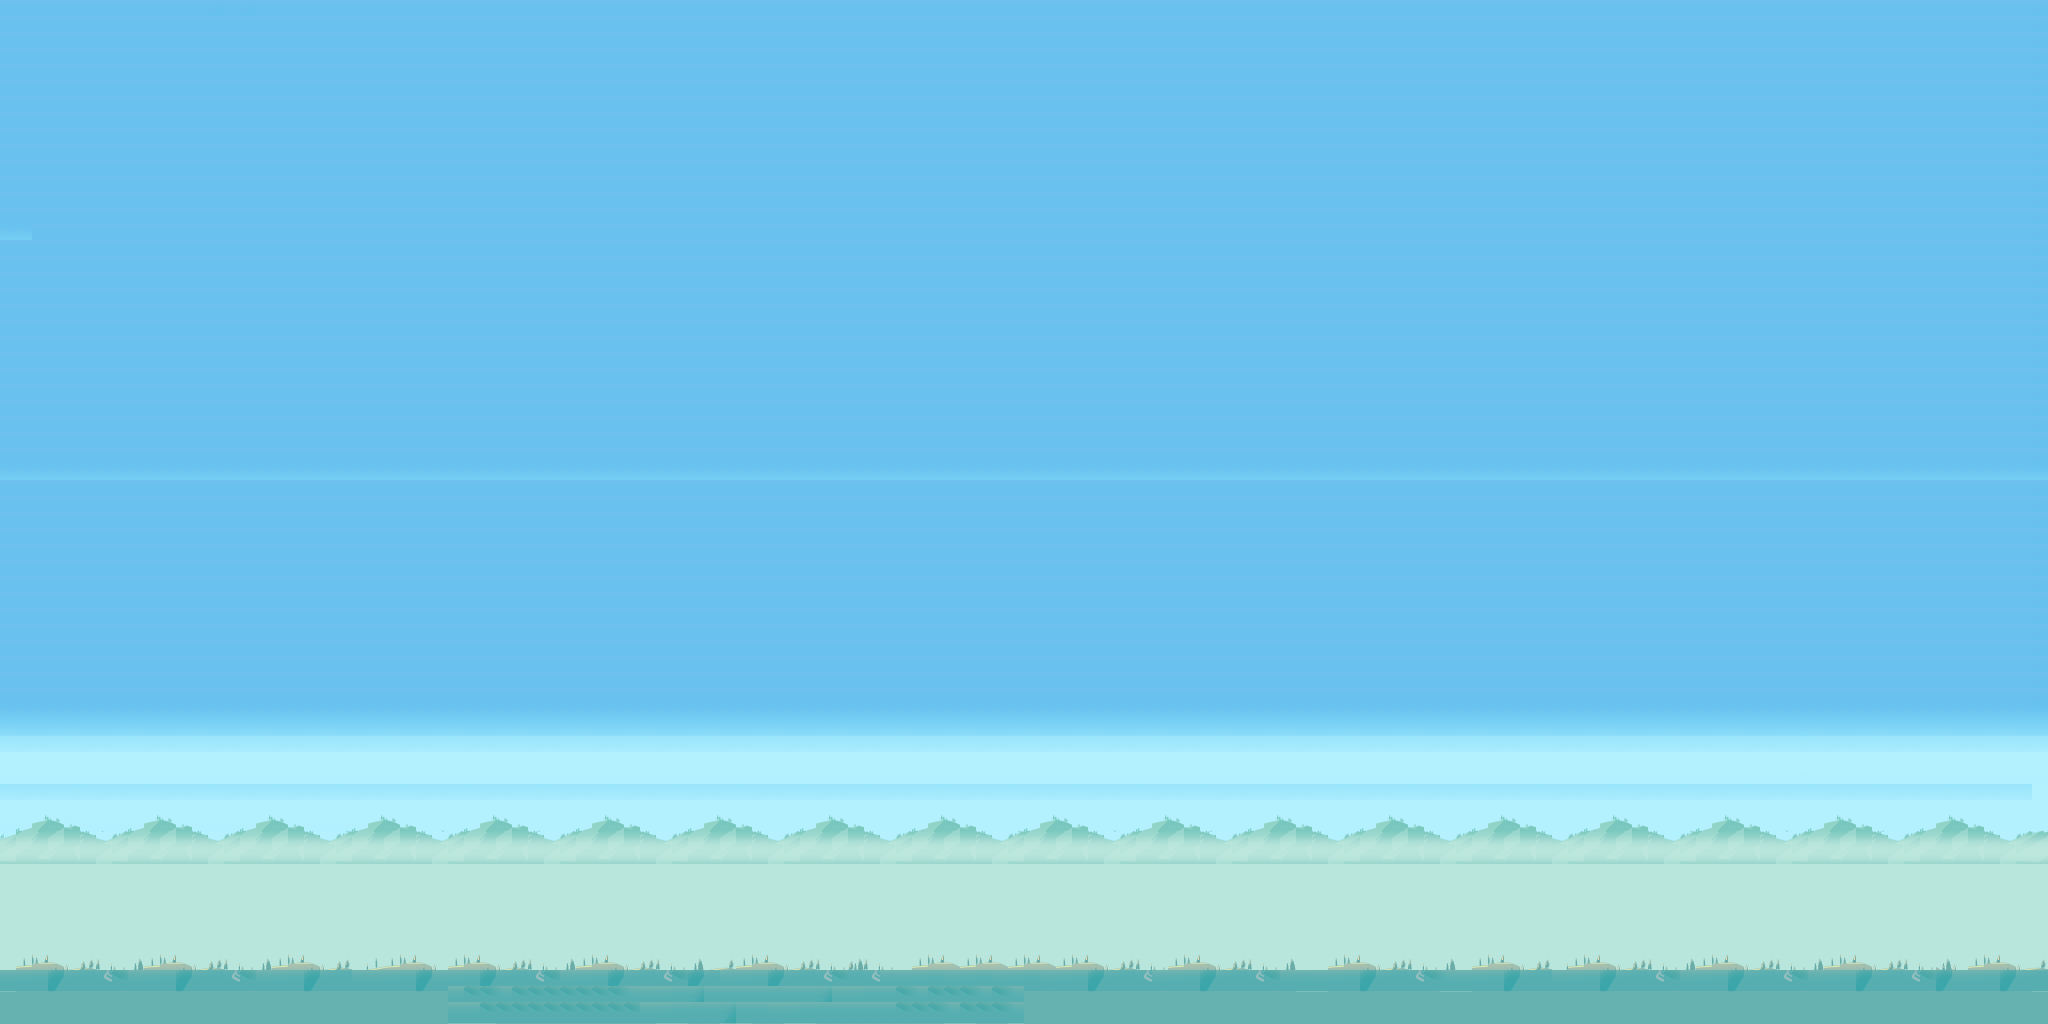

This game map was drawn from its Tiled (.tmx) file and the tilesets committed beside it. A one-line description and the trimmed map source follow:
An orthogonal 128x64 tile map with 16x16 px tiles, 4 tile layers (Background, Background1, Background2, Background3), 5 tilesets.

<map version="1.10" tiledversion="1.10.2" orientation="orthogonal" renderorder="right-down" width="128" height="64" tilewidth="16" tileheight="16" infinite="0" nextlayerid="36" nextobjectid="398">
 <properties>
  <property name="battleDurationSeconds" value="100" />
  <property name="levelId" value="1" />
  <property name="missionEvtSubId" value="2" />
  <property name="npcPreallocCapDict" value="1:4;3:2;4097:8" />
 </properties>
 <tileset firstgid="1" source="../shared_comps/bkg-shrinked/sky-bkg.tsx" />
 <tileset firstgid="17" source="../shared_comps/bkg-shrinked/mountain3-bkg.tsx" />
 <tileset firstgid="49" source="../shared_comps/bkg-shrinked/mountain4-bkg.tsx" />
 <tileset firstgid="65" source="../shared_comps/bkg-shrinked/mountain2-bkg.tsx" />
 <tileset firstgid="81" source="../shared_comps/bkg-shrinked/colorpad-bkg.tsx" />
 <layer id="32" name="Background" width="128" height="64">
  <properties>
   <property name="unity:SortingLayer" value="Background" />
  </properties>
  <data>[8192 cells, 7215 non-empty, 14 distinct tile ids]</data>
 </layer>
 <layer id="34" name="Background1" width="128" height="64">
  <data>[8192 cells, 0 non-empty, 0 distinct tile ids]</data>
 </layer>
 <layer id="33" name="Background2" width="128" height="64">
  <properties>
   <property name="unity:SortingLayer" value="Background" />
  </properties>
  <data>[8192 cells, 1661 non-empty, 22 distinct tile ids]</data>
 </layer>
 <layer id="35" name="Background3" width="128" height="64">
  <properties>
   <property name="unity:SortingLayer" value="Background" />
  </properties>
  <data>[8192 cells, 510 non-empty, 21 distinct tile ids]</data>
 </layer>
</map>
